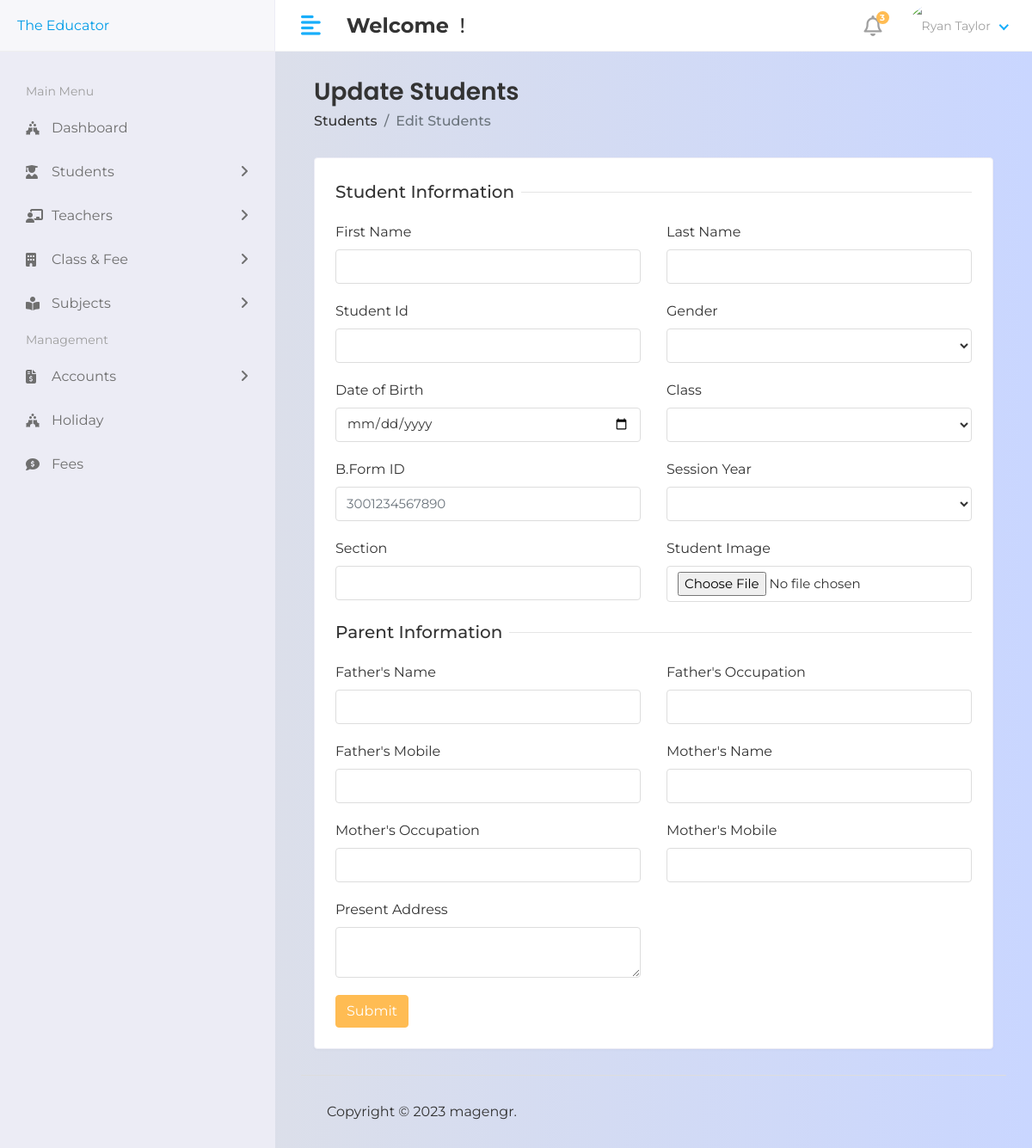
/hod/student/edit/3310480119100, run on an earlier commit of the app's database.
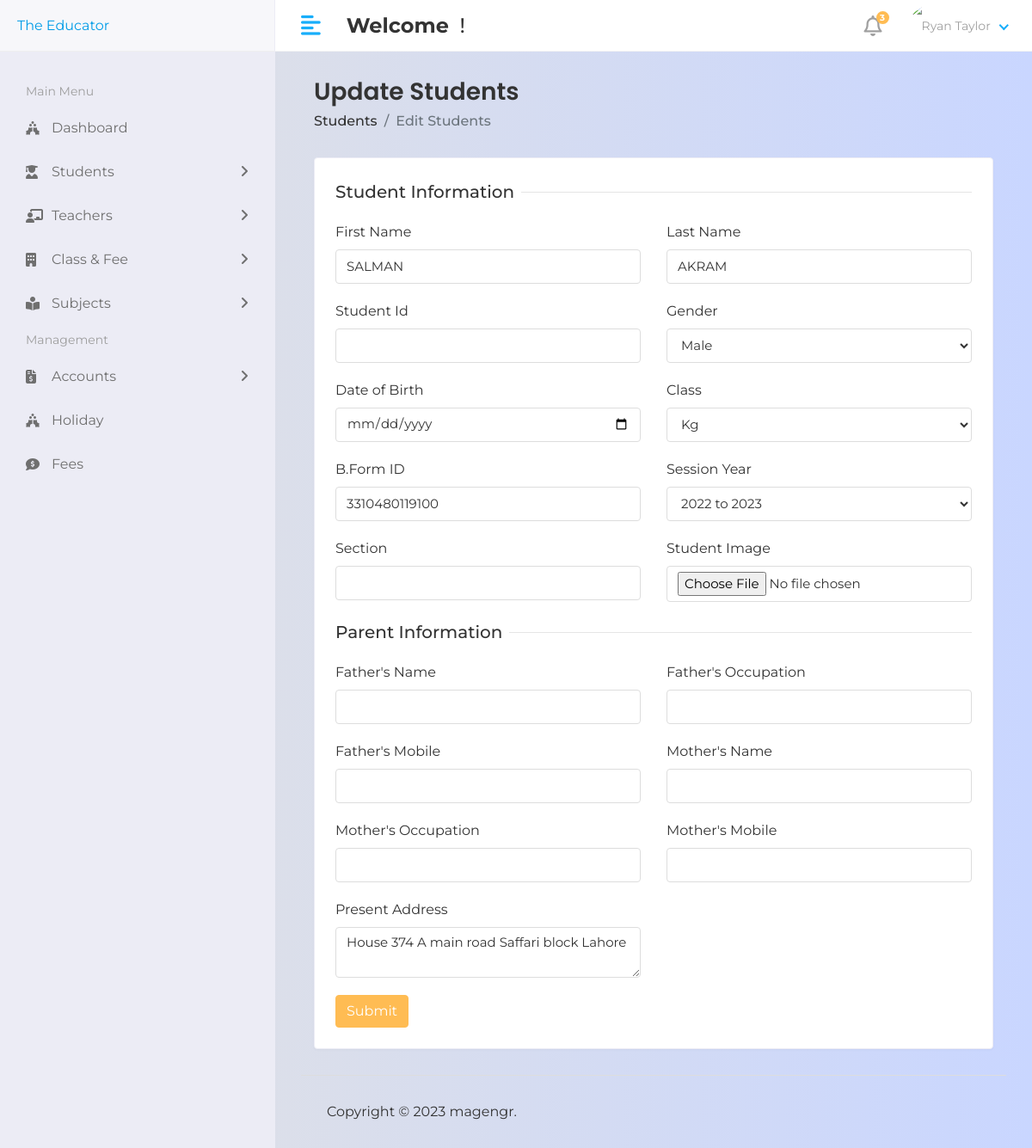
And on a later commit of the database.
### app/models.py (models this page shows, shortened)
class Student(models.Model):
    first_name = models.CharField(max_length=100)
    last_name = models.CharField(max_length=100,null=True)
    student_regis = models.IntegerField(null=True)
    address = models.TextField(max_length=255,default='')
    gender = models.CharField(max_length=100)
    dob = models.DateField(default='')
    b_cnic = models.CharField(max_length=13,unique=True)
    father_name = models.TextField(max_length=100,default='')
    father_oc = models.TextField(max_length=100,null=False,default='', blank=True)
    father_mobile = models.TextField(max_length=11,default='')
    mother_name = models.TextField(max_length=100,null=True,default='', blank=True)
    mother_oc = models.TextField(max_length=100, null=True,default='', blank=True)
    mother_mobile = models.TextField(max_length=11,null=True, default='', blank=True)
    course_id = models.ForeignKey(Course,on_delete=models.DO_NOTHING)
    session_year_id =models.ForeignKey(Session_Year,on_delete=models.DO_NOTHING)
    student_pic = models.ImageField(upload_to = 'media/student_pic',default='',null=True, blank=True)
    created_at = models.DateTimeField(auto_now_add=True)
    updated_at = models.DateTimeField(auto_now=True)
    section_id = models.ForeignKey(Section,on_delete=models.DO_NOTHING)

class Course(models.Model):
        name = models.CharField(max_length=100)
        fee_course = models.CharField(max_length=100,default='', blank=True, null=True)
        created_at = models.DateTimeField(auto_now_add=True)
        updated_at = models.DateTimeField(auto_now=True)
        def __str__(self):
            return self.name

class Session_Year(models.Model):
        session_start = models.CharField(max_length=100)
        session_end = models.CharField(max_length=100)
        def __str__(self):
            return self.session_start + " to " + self.session_end

### student_management_system/hod_views.py (the view, shortened to what this page needs)
# urls.py: path('hod/student/edit/<str:id>',hod_views.EDIT_STUDENT, name='edit_student'),
def EDIT_STUDENT(request,id):
    student =Student.objects.filter(b_cnic=id)
    course =Course.objects.all()
    session_year =Session_Year.objects.all()
    context = {
            'student':student,
            'course': course,
            'session_year': session_year,
        }
    return render(request,'hod/edit_student.html',context)

### templates/hod/edit_student.html (shortened to what the changed rows need)
{% extends 'base.html' %}
{% block content %}
<div class="content container-fluid">
    <div class="row">
       <div class="col-sm-12">
          <div class="card">
             <div class="card-body">
                <form action=""  method="post" enctype="multipart/form-data">
                   <div class="row">
                      <div class="col-12 col-sm-6">
                         <div class="form-group">
                            <label>First Name</label>
                            <input type="text" class="form-control" name="first_name"  value="{% for i in student %}{{i.first_name}} {% endfor %}">
                         </div>
                      </div>
                      <div class="col-12 col-sm-6">
                         <div class="form-group">
                            <label>Last Name</label>
                            <input type="text" class="form-control" name="last_name" value="{% for i in student %}{{i.last_name}} {% endfor %}">
                         </div>
                      </div>
                      <div class="col-12 col-sm-6">
                         <div class="form-group">
                            <label>Student Id</label>
                            <input type="number" class="form-control" name="student_regis" value="{% for i in student %}{{i.student_regis}} {% endfor %}">
                         </div>
                      </div>
                      <div class="col-12 col-sm-6">
                         <div class="form-group">
                            <label>Gender</label>
                            <select class="form-control" name="gender"  value="{% for i in student %}{{i.gender}} {% endfor %}">
                               <option  selected value="{% for i in student %}{{i.gender}} {% endfor %}">{% for i in student %}{{i.gender|title}} {% endfor %}</option>
                               <option value="female">Female</option>
                            </select>
                         </div>
                      </div>
                      <div class="col-12 col-sm-6">
                         <div class="form-group">
                            <div>
                               <input type="date" class="form-control" name="dob" value="{% for i in student %}{{i.dob}}{% endfor %}" required>
                            </div>
                         </div>
                      </div>
                      <div class="col-12 col-sm-6">
                         <div class="form-group" name="course_id">
                            <label >Class</label>
                            <select class="form-control" name="course_id"  value="{% for i in student %}{{i.course_id}} {% endfor %}" required>
                            <option selected  value="{{i.id}}" >{% for i in student %}{{i.course_id}} {% endfor %}</option>
                                <option  disabled value="">--Select Class--</option>
                            </select>
                         </div>
                      </div>
                      <div class="col-12 col-sm-6">
                         <div class="form-group">
                            <label>B.Form ID</label>
                            <input type="text"  class="form-control" placeholder="3001234567890" name="b_cnic" value="{% for i in student %}{{i.b_cnic}}{% endfor %}">
                         </div>
                      </div>
                      <div class="col-12 col-sm-6">
                         <div class="form-group">
                            <label>Session Year</label>
                            <select class="form-control" name="session_year_id" value="{% for i in student %}{{i.session_year_id}} {% endfor %}" required>
                                <option selected value="{{i.id}}">{% for i in student %}{{i.session_year_id}} {% endfor %}</option>
                                <option  disabled value="">--Select Session--</option>
                            </select>
                         </div>
                      </div>
                      <div class="col-12 col-sm-6">
                         <div class="form-group">
                            <label>Section</label>
                            <input type="text" class="form-control" name="section_abc" value="{% for i in student %}{{i.section_abc}} {% endfor %}">
                         </div>
                      </div>
                      <div class="col-12 col-sm-6">
                         <div class="form-group">
                            <label>Father's Name</label>
                            <input type="text" class="form-control" name="father_name" value="{% for i in student %}{{i.father_name}} {% endfor %}">
                         </div>
                      </div>
                       <div class="col-12 col-sm-6">
                         <div class="form-group">
                            <label>Father's Occupation</label>
                            <input type="text" class="form-control" name="father_oc" value="{% for i in student %}{{i.father_oc}} {% endfor %}">
                         </div>
                      </div>
                      <div class="col-12 col-sm-6">
                         <div class="form-group">
                            <label>Father's Mobile</label>
                            <input type="text" class="form-control" name="father_mobile" value="{% for i in student %}{{i.father_mobile}} {% endfor %}">
                         </div>
                      </div>
                      <div class="col-12 col-sm-6">
                         <div class="form-group">
                            <label>Mother's Name</label>
                            <input type="text" class="form-control" name="mother_name" value="{% for i in student %}{{i.mother_mobile}} {% endfor %}">
                         </div>
                      </div>
                      <div class="col-12 col-sm-6">
                         <div class="form-group">
                            <label>Mother's Occupation</label>
                            <input type="text" class="form-control" name="mother_oc" value="{% for i in student %}{{i.mother_oc}} {% endfor %}">
                         </div>
                      </div>
                      <div class="col-12 col-sm-6">
                         <div class="form-group">
                            <label>Mother's Mobile</label>
                            <input type="text" class="form-control" name="mother_mobile" value="{% for i in student %}{{i.mother_mobile}} {% endfor %}">
                         </div>
                      </div>
                      <div class="col-12 col-sm-6">
                         <div class="form-group">
                            <label>Present Address</label>
                            <textarea class="form-control" name="address" value="{% for i in student %}{{i.address}} {% endfor %}">{% for i in student %}{{i.address}} {% endfor %}</textarea>
                         </div>
                      </div>
                   </div>
                </form>
             </div>
          </div>
       </div>
    </div>
 </div>
{% endblock %}

What changed in the data, as far as the page shows it:
added Student: first_name "SALMAN", last_name "AKRAM", gender "Male", course_id "Kg", b_cnic "3310480119100", session_year_id "2022 to 2023", address "House 374 A main road Saffari block Lahore"
